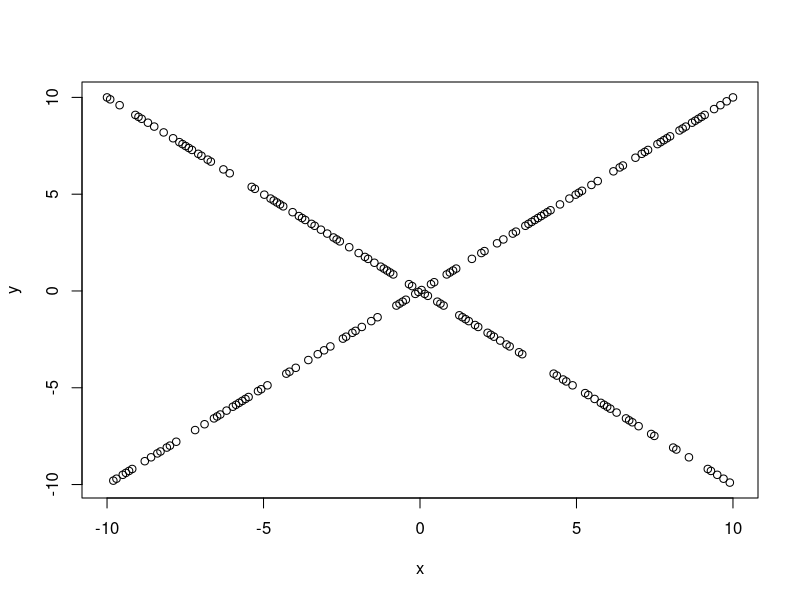

This chart was generated by the following R code:
library(Hmisc)


### Name: hoeffd
### Title: Matrix of Hoeffding's D Statistics
### Aliases: hoeffd print.hoeffd
### Keywords: nonparametric htest

### ** Examples

x <- c(-2, -1, 0, 1, 2)
y <- c(4,   1, 0, 1, 4)
z <- c(1,   2, 3, 4, NA)
q <- c(1,   2, 3, 4, 5)
hoeffd(cbind(x,y,z,q))


# Hoeffding's test can detect even one-to-many dependency
set.seed(1)
x <- seq(-10,10,length=200)
y <- x*sign(runif(200,-1,1))
plot(x,y)
hoeffd(x,y)
